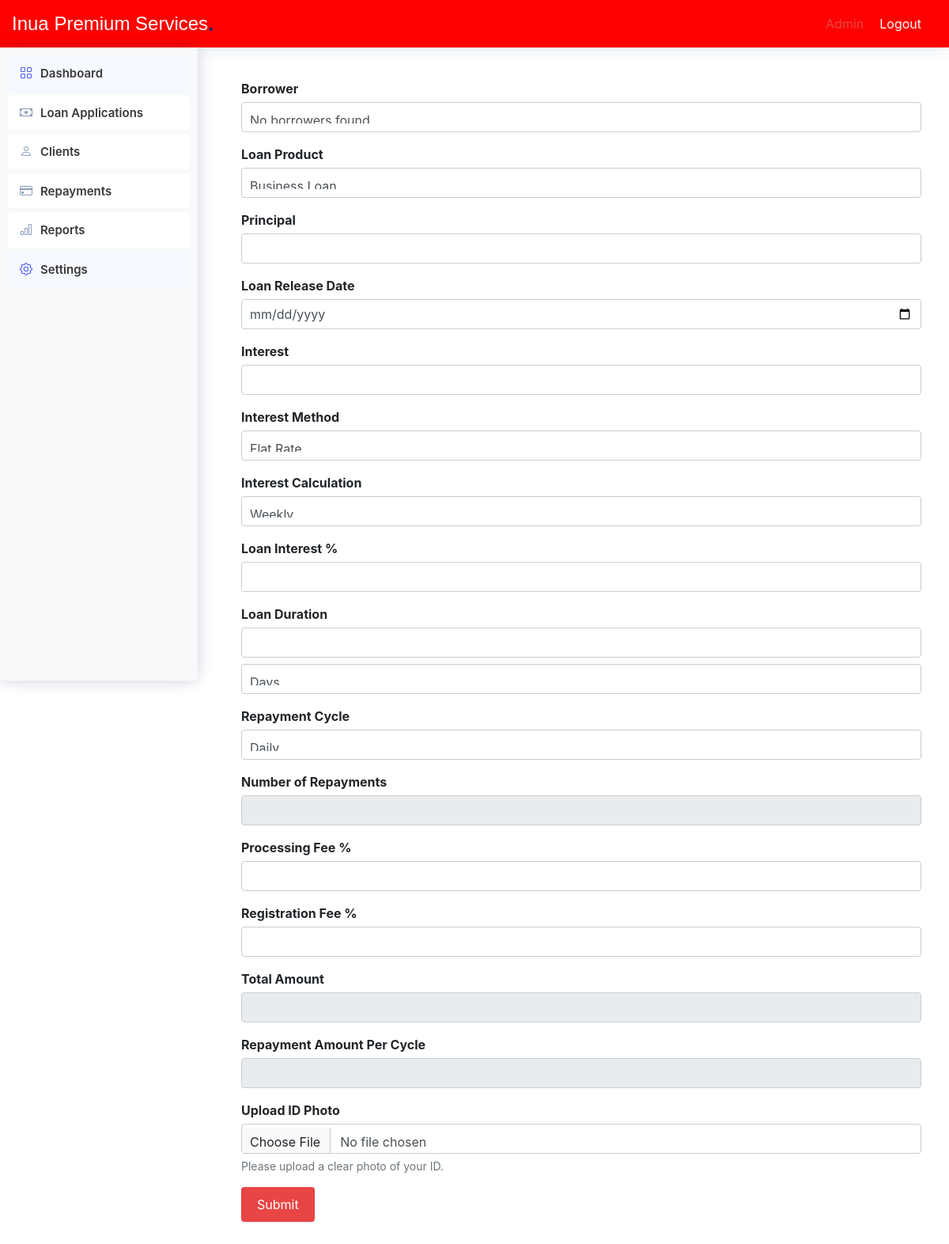
The page /admin/loan_application.php on the database as committed earlier.
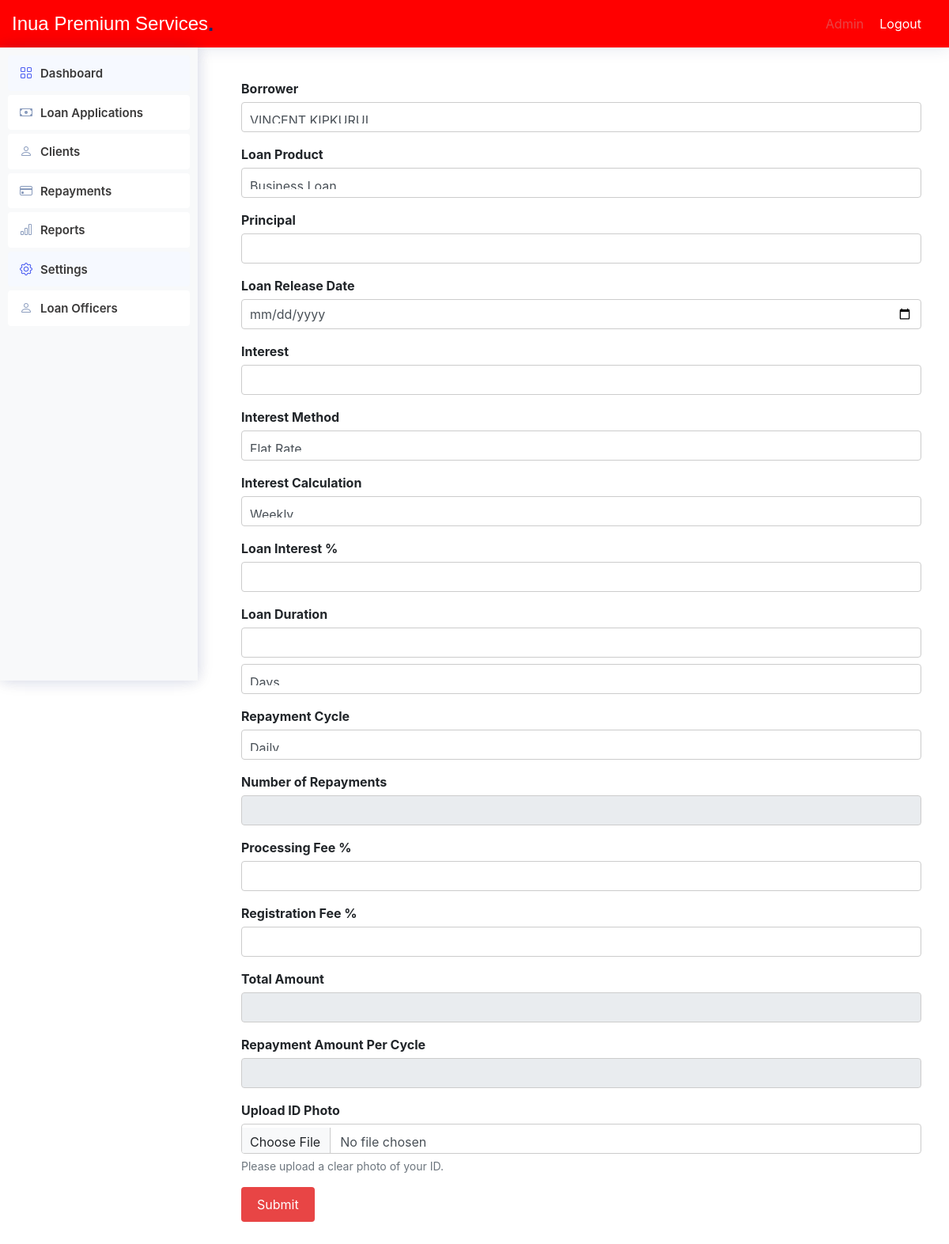
The same page on the database as committed later.
### tables this page shows
CREATE TABLE `navigation_items` (
  `id` int(11) NOT NULL,
  `title` varchar(100) NOT NULL,
  `url` varchar(200) NOT NULL,
  `icon` varchar(50) DEFAULT NULL,
  `parent_id` int(11) DEFAULT NULL
);

### includes/functions.php (called while the page is built, shortened)
<?php
function db_connect() {
    $host = 'localhost';
    $db = 'microfinance';
    $user = 'root';
    $pass = '';
    try {
        return new PDO("mysql:host=$host;dbname=$db", $user, $pass, [
            PDO::ATTR_ERRMODE => PDO::ERRMODE_EXCEPTION,
            PDO::ATTR_DEFAULT_FETCH_MODE => PDO::FETCH_ASSOC,
        ]);
    } catch (PDOException $e) {
        die('Connection failed: ' . $e->getMessage());
    }
}
function getUserRole($userId) {
    $conn = db_connect();
    $stmt = $conn->prepare("SELECT role_id FROM users WHERE id = ?");
    $stmt->execute([$userId]);
    return $stmt->fetchColumn();
}
function getNavigationItems($roleId) {
    try {
        $conn = db_connect();
        $stmt = $conn->prepare("
            SELECT ni.id, ni.title, ni.url, ni.icon, ni.parent_id
            FROM navigation_items ni
            INNER JOIN navigation_item_roles nir ON ni.id = nir.navigation_item_id
            WHERE nir.role_id = :role_id ORDER BY ni.id ASC
        ");
        $stmt->execute([':role_id' => $roleId]);
        $result = $stmt->fetchAll(PDO::FETCH_ASSOC);
        return $result ?: [];
    } catch (PDOException $e) {
        error_log('Database query error: ' . $e->getMessage());
        return [];
    } finally {
        $conn = null;
    }
}
?>

### admin/loan_application.php (the view, shortened to what the changed rows need)
<!DOCTYPE html>
<html lang="en">
<head>
    <link href="assets/vendor/bootstrap/css/bootstrap.min.css" rel="stylesheet">
    <link href="assets/vendor/bootstrap-icons/bootstrap-icons.css" rel="stylesheet">
    <link href="assets/css/style.css" rel="stylesheet">
</head>
<body>
    <?php
    include '../includes/functions.php';
    include 'includes/header.php';
    ?>
    <div class="sidebar">
        <?php include '../includes/sidebar.php'; ?>
    </div>
    <?php
    include 'db.php';
    $sql = "SELECT * FROM borrowers";
    $result = $conn->query($sql);
    ?>
    <main class="main">
        <section class="section">
            <div class="container">
                <form action="submit_loan_application.php" method="POST" id="loanForm">
                    <div class="form-group">
                        <label for="borrower">Borrower</label>
                    <select class="form-control" name="borrower" id="borrower">
                    <?php
        if ($result->num_rows > 0) {
            while($row = $result->fetch_assoc()) {
                echo " <option value=".$row["id"].">".$row["full_name"]."</option>";
            }
        } else {
            echo "<option>No borrowers found</option>";
        }
        ?>
        </select>
    </div>
                </form>
            </div>
        </section>
    </main>
</body>
</html>

### includes/sidebar.php (shortened to what the changed rows need)
<?php
$userId = 1;
$roleId = getUserRole($userId);
$navItems = getNavigationItems($roleId);
function renderNavItems($items, $parentId = NULL) {
    $html = '';
    foreach ($items as $item) {
        if ($item['parent_id'] == $parentId) {
            $subItems = array_filter($items, function($i) use ($item) {
                return $i['parent_id'] == $item['id'];
            });
            $hasSubItems = !empty($subItems);
            $html .= '<li class="nav-item">';
            $html .= '<a class="nav-link' . ($hasSubItems ? ' collapsed' : '') . '" href="' . $item['url'] . '"';
            if ($hasSubItems) {
                $html .= ' data-bs-toggle="collapse" data-bs-target="#collapse-' . $item['id'] . '" aria-expanded="false" aria-controls="collapse-' . $item['id'] . '"';
            }
            $html .= '>';
            if ($item['icon']) {
                $html .= '<i class="' . $item['icon'] . '" title="' . $item['title'] . '"></i>';
            }
            $html .= '<span>' . $item['title'] . '</span>';
            $html .= '</a>';
            if ($hasSubItems) {
                $html .= '<ul id="collapse-' . $item['id'] . '" class="collapse list-unstyled">';
                $html .= renderNavItems($items, $item['id']);
                $html .= '</ul>';
            }
            $html .= '</li>';
        }
    }
    return $html;
}
?>
<!DOCTYPE html>
<html lang="en">
<head>
    <link rel="stylesheet" href="../assets/css/bootstrap.min.css">
</head>
<body>
    <aside class="sidebar">
        <ul class="sidebar-nav" id="sidebar-nav">
            <?= renderNavItems($navItems) ?>
        </ul>
    </aside>
</body>
</html>

Rows that differ between the two databases and show on the page:
added navigation_items: title "Loan Officers"
Other text that changed with them:
form field borrower: "No borrowers found" → "VINCENT KIPKURUI"
